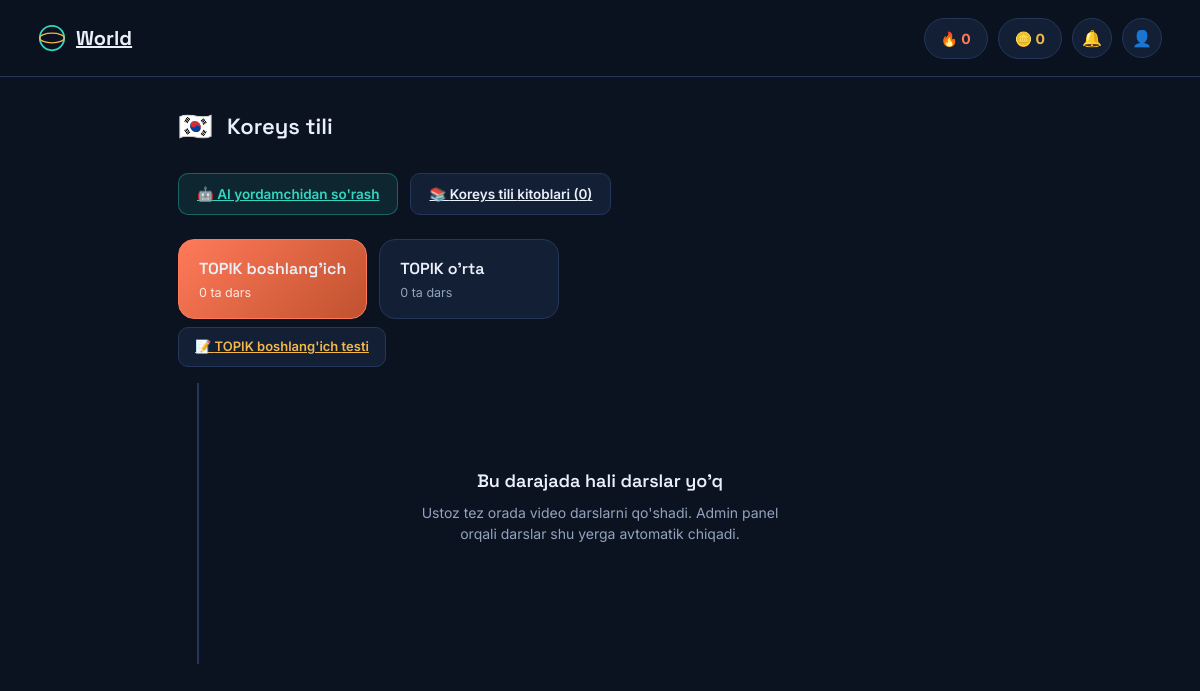
The app's page /course/korean/ with its own data.
### courses/models.py (models this page shows, shortened)
class Course(models.Model):
    name = models.CharField('Nomi', max_length=100)
    slug = models.SlugField('Slug', unique=True, help_text="Masalan: english, russian, math, chinese, korean")
    icon_emoji = models.CharField('Belgi (emoji)', max_length=10, blank=True, default='📘')
    description = models.TextField('Tavsif', blank=True)
    order = models.PositiveIntegerField('Tartib', default=0)
    is_active = models.BooleanField('Faol', default=True)
    class Meta:
        verbose_name = 'Kurs'
        verbose_name_plural = 'Kurslar'
        ordering = ['order', 'name']

class Level(models.Model):
    course = models.ForeignKey(Course, related_name='levels', on_delete=models.CASCADE, verbose_name='Kurs')
    name = models.CharField('Nomi', max_length=100)
    order = models.PositiveIntegerField('Tartib', default=0)
    class Meta:
        verbose_name = 'Daraja'
        verbose_name_plural = 'Darajalar'
        ordering = ['order']

### courses/views.py (the view)
# urls.py: path('course/<slug:slug>/', course_path_view, name='course-path'),
def course_path_view(request, slug):
    course = get_object_or_404(
        Course.objects.prefetch_related('levels__lessons'),
        slug=slug,
        is_active=True,
    )
    levels = list(course.levels.all())
    active_level = levels[0] if levels else None
    return render(request, 'course_path.html', {
        'course': course,
        'levels': levels,
        'active_level': active_level,
    })

### templates/course_path.html (shortened to what this page needs)
<!DOCTYPE html>
<html lang="uz">
<head>
</head>
<body>
<nav>
  <div class="inner">
    <div class="logo"><a href="/">
      <svg viewBox="0 0 32 32" fill="none"><circle cx="16" cy="16" r="14" stroke="#33D6C0" stroke-width="2"/><ellipse cx="16" cy="16" rx="14" ry="5.5" stroke="#F2B84B" stroke-width="1.4"/></svg>
      World
    </a></div>
    <div class="nav-right">
      <div class="pill streak">🔥 0</div>
      <div class="pill coin">🪙 0</div>
      <div class="icon-btn">🔔</div>
      <div class="icon-btn">👤</div>
    </div>
  </div>
</nav>
<div class="wrap">
  <div class="course-head">
    <span class="flag">{{ course.icon_emoji }}</span>
    <h1>{{ course.name }}</h1>
  </div>
  <div class="quick-links">
    <a href="/ai-chat/" class="quick-link ai">🤖 AI yordamchidan so'rash</a>
    <a href="/books/" class="quick-link">📚 {{ course.name }} kitoblari ({{ course.books.count }})</a>
  </div>
  {% if levels %}
  <div class="levels">
    {% for level in levels %}
      <button class="level {% if level == active_level %}active{% endif %}" onclick="showLevel({{ level.id }})">
        <h3>{{ level.name }}</h3>
        <p>{{ level.lessons.count }} ta dars</p>
      </button>
    {% endfor %}
  </div>
  {% for level in levels %}
  <div class="level-content" id="level-{{ level.id }}" style="{% if level != active_level %}display:none;{% endif %}">
    <a href="/quiz/{{ level.id }}/" class="level-quiz-link">📝 {{ level.name }} testi{% if level.quiz %} ({{ level.quiz.questions.count }} savol){% endif %}</a>
    <div class="path">
    {% if level.lessons.all %}
      {% for lesson in level.lessons.all %}
        <div class="lesson">
          <div class="lesson-dot {% if lesson.is_locked %}locked{% else %}open{% endif %}">
            {% if lesson.is_locked %}🔒{% else %}{{ forloop.counter }}{% endif %}
          </div>
          <div class="lesson-card {% if lesson.is_locked %}locked{% endif %}">
            <div class="lesson-info">
              <div class="tag">{{ forloop.counter }} · {{ lesson.get_lesson_type_display }}</div>
              <h4>{{ lesson.title }}</h4>
            </div>
            {% if lesson.is_locked %}
              <span class="lock-icon">🔒</span>
            {% else %}
              <button class="continue-btn">Davom etish</button>
            {% endif %}
          </div>
        </div>
      {% endfor %}
    {% else %}
      <div class="empty">
        <h3>Bu darajada hali darslar yo'q</h3>
        <p>Ustoz tez orada video darslarni qo'shadi. Admin panel orqali darslar shu yerga avtomatik chiqadi.</p>
      </div>
    {% endif %}
    </div>
  </div>
  {% endfor %}
  {% else %}
  <div class="empty">
    <h3>Bu kursda hali darajalar yo'q</h3>
    <p>Admin panelda "seed_courses" buyrug'ini ishga tushiring yoki darajalarni qo'lda qo'shing.</p>
  </div>
  {% endif %}
</div>
</body>
</html>

### templates/course_path.html (style rules this page uses)
:root { --bg:#0B1220; --bg-soft:#0F1A2E; --surface:#131F35; --surface-2:#182647; --line:#24365A; --text:#EAF0FA; --text-dim:#93A3BE; --cyan:#33D6C0; --gold:#F2B84B; --coral:#FF7A59; }
* { box-sizing:border-box; margin:0; padding:0; }
body { background:var(--bg); color:var(--text); font-family:'Inter',sans-serif; line-height:1.5; }
h1,h2,h3 { font-family:'Space Grotesk',sans-serif; font-weight:600; }
.wrap { max-width:900px; margin:0 auto; padding:0 28px; }
nav { position:sticky; top:0; z-index:50; background:rgba(11,18,32,0.92); backdrop-filter:blur(10px); border-bottom:1px solid var(--line); }
nav .inner { max-width:1180px; margin:0 auto; padding:0 28px; display:flex; align-items:center; justify-content:space-between; height:76px; }
.logo { display:flex; align-items:center; gap:10px; font-size:20px; font-weight:700; font-family:'Space Grotesk'; }
.logo a { display:flex; align-items:center; gap:10px; color:var(--text); }
.logo svg { width:28px;height:28px; }
.nav-right { display:flex; align-items:center; gap:10px; }
.pill { display:flex; align-items:center; gap:7px; background:var(--surface); border:1px solid var(--line); border-radius:999px; padding:9px 16px; font-size:14px; font-weight:700; }
.pill.streak { color:var(--coral); }
.pill.coin { color:var(--gold); }
.icon-btn { width:40px;height:40px; border-radius:50%; background:var(--surface); border:1px solid var(--line); display:flex; align-items:center; justify-content:center; font-size:16px; }
.course-head { padding:28px 0 8px; display:flex; align-items:center; gap:14px; }
.course-head .flag { font-size:28px; }
.course-head h1 { font-size:22px; }
.quick-links { display:flex; gap:12px; margin:18px 0 6px; flex-wrap:wrap; }
.quick-link { display:inline-flex; align-items:center; gap:8px; padding:10px 18px; border-radius:10px; background:var(--surface); border:1px solid var(--line); color:var(--text); font-size:13.5px; font-weight:600; }
.quick-link.ai { background:rgba(51,214,192,0.1); border-color:rgba(51,214,192,0.35); color:var(--cyan); }
.level-quiz-link { display:inline-flex; align-items:center; gap:6px; margin-bottom:16px; padding:9px 16px; border-radius:10px; background:var(--surface); border:1px solid var(--line); color:var(--gold); font-size:13px; font-weight:600; }
.levels { display:flex; gap:12px; overflow-x:auto; padding:18px 0 8px; }
.level { flex-shrink:0; min-width:180px; border-radius:16px; padding:18px 20px; background:var(--surface); border:1px solid var(--line); cursor:pointer; text-align:left; font-family:inherit; color:var(--text); }
.level.active { background:linear-gradient(135deg, var(--coral), #c0512f); border-color:var(--coral); }
.level h3 { font-size:16px; margin-bottom:6px; }
.level p { font-size:12.5px; color:var(--text-dim); }
.level.active p { color:rgba(255,255,255,0.85); }
.path { padding:24px 0 60px; position:relative; }
.path::before { content:""; position:absolute; left:19px; top:0; bottom:0; width:2px; background:var(--line); }
.empty { text-align:center; padding:60px 20px; color:var(--text-dim); }
.empty h3 { color:var(--text); font-size:18px; margin-bottom:8px; }
.empty p { font-size:14px; max-width:380px; margin:0 auto; }

### records on screen
Course: icon_emoji "🇰🇷", name "Koreys tili", books.count "0"
Level: name "TOPIK boshlang'ich", lessons.count "0", shows "Bu darajada hali darslar yo'q"
Level: name "TOPIK o'rta", lessons.count "0"
